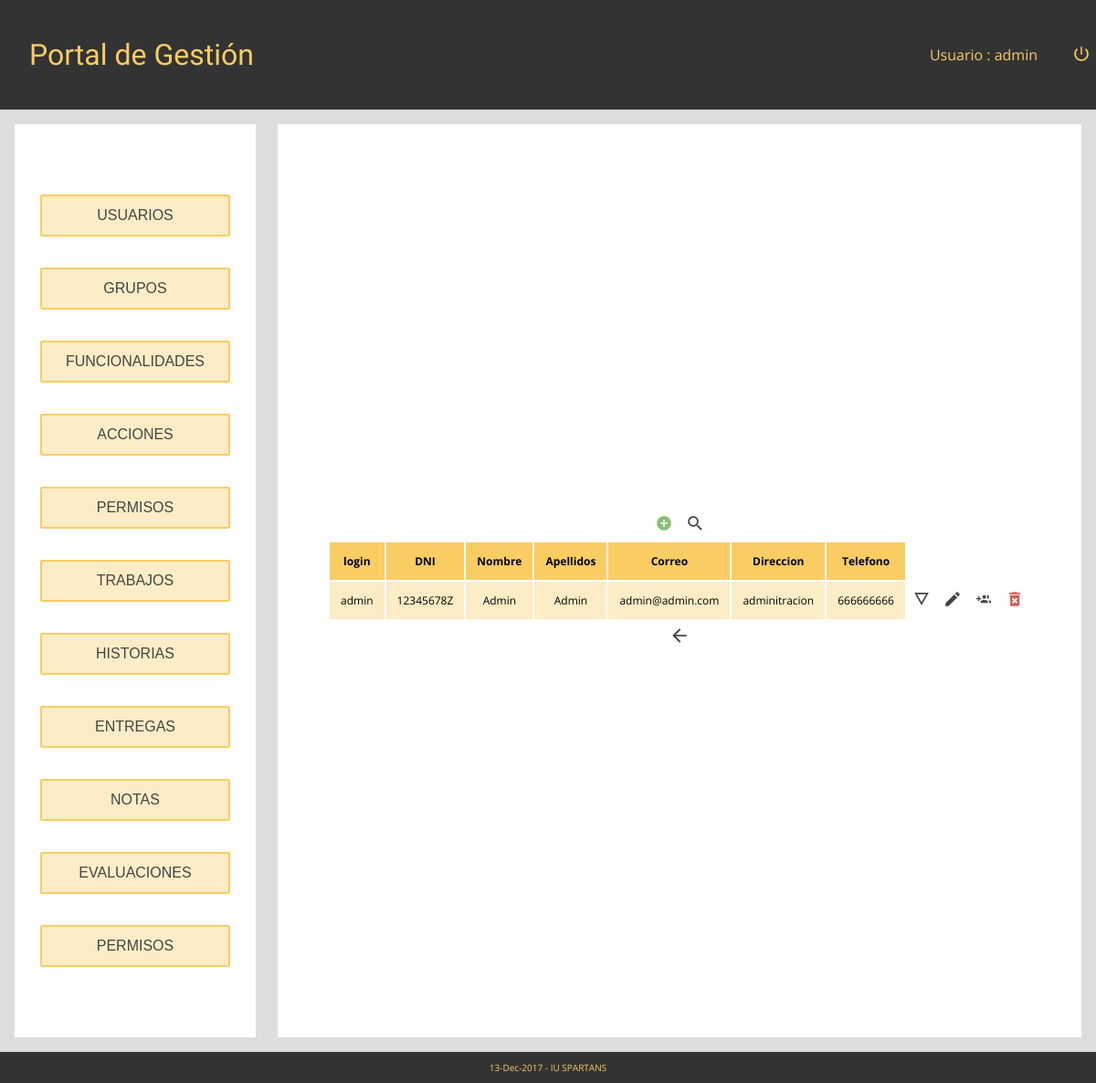
Screenshot of /Controllers/Index_Controller.php (signed in) with the database file from the repository.
### tables this page shows
CREATE TABLE `USUARIO` (
  `login` varchar(9) NOT NULL,
  `password` varchar(128) NOT NULL,
  `DNI` varchar(9) NOT NULL,
  `Nombre` varchar(30) NOT NULL,
  `Apellidos` varchar(50) NOT NULL,
  `Correo` varchar(40) NOT NULL,
  `Direccion` varchar(60) NOT NULL,
  `Telefono` varchar(11) NOT NULL
  );

### Functions/Authentication.php (called while the page is built)
<?php
function IsAuthenticated(){
	if (!isset($_SESSION['login'])){
		return false;
	}
	else{
		return true;
	}
}
?>

### Models/Access_DB.php (called while the page is built, shortened)
<?php
function ConectarBD()
	{
		$mysqli = new mysqli('localhost', 'userET3', 'passET3', 'IUET32017');
		return $mysqli;
	}
?>

### Functions/comprobarAdmin.php (called while the page is built)
<?php
include_once '../Models/GRUPOS_Model.php';
function isAdmin(){
	$GRUPOS_LOGIN = new USU_GRUPO_Model($_SESSION['login'],'');
	$gruposLogin = $GRUPOS_LOGIN->SEARCH();
	while($row = $gruposLogin->fetch_array()) {
		if($row[1] == 'Admin'){
			return true;
		}
	}
	return false;
}

### Models/GRUPOS_Model.php (called while the page is built, shortened)
<?php
class USU_GRUPO_Model{
    var $login;
    var $idGrupo;
function __construct($login,$idGrupo)
{
    $this->login=$login;
    $this->idGrupo=$idGrupo;
    include_once '../Models/Access_DB.php';
    $this->mysqli = ConectarBD();
}
	function SEARCH(){
                $sql = "SELECT * FROM USU_GRUPO WHERE ((login LIKE '%$this->login%') && (IdGrupo LIKE '%$this->idGrupo%'))";
    if (!($resultado = $this->mysqli->query($sql))){
        return 'Error en la consulta sobre la base de datos';
    }
    else{
        return $resultado;
    }
    }
}
?>

### Controllers/USUARIOS_Controller.php (called while the page is built, shortened)
<?php
include '../Models/USUARIOS_Model.php';
include '../Views/Usuario_VIEWS/Usuario_SHOWALL.php';
include_once '../Models/GRUPOS_Model.php';
	Switch ($_REQUEST['action']){
		default:
			if (!$_POST){
				$USUARIOS = new USUARIOS_Model('','','', '','','', '', '');
			}
			else{
				$USUARIOS = get_data_form();
			}
			$datos = $USUARIOS->SEARCH();
			$lista = array('login', 'DNI', 'Nombre', 'Apellidos', 'Correo', 'Direccion','Telefono');
			new Usuario_SHOWALL($lista, $datos, '../Controllers/Index_Controller.php');
	}
?>

### Views/IndexView.php (called while the page is built, shortened)
<?php
class Index {
	function __construct(){
		$this->render();
	}
	function render(){
		include '../Views/Header.php';
		include '../Views/Footer.php';
		$Footer = new Footer();
	}
}
?>

### Models/USUARIOS_Model.php (called while the page is built, shortened)
<?php
class USUARIOS_Model {
	var $login;
	var $DNI;
	var $Nombre;
	var $Apellidos;
	var $Correo;
	var $Direccion;
	var $Telefono;
	var $mysqli;
function __construct($login,$password,$DNI,$Nombre,$Apellidos,$Correo,$Direccion,$Telefono){
	$this->login = $login;
	$this->DNI = $DNI;
	$this->Nombre = $Nombre;
	$this->Apellidos = $Apellidos;
	$this->Correo = $Correo;
	$this->Direccion = $Direccion;
	$this->Telefono = $Telefono;
	include_once '../Models/Access_DB.php';
	$this->mysqli = ConectarBD();
}
function SEARCH()
{
		$sql = "select
					login,
					DNI,
					Nombre,
					Apellidos,
					Correo,
					Direccion,
					Telefono
       			from USUARIO
    			where
    				(
					(login LIKE '%$this->login%') &&
					(DNI LIKE '%$this->DNI%') &&
	 				(Nombre LIKE '%$this->Nombre%') &&
	 				(Apellidos LIKE '%$this->Apellidos%') &&
	 				(Correo LIKE '%$this->Correo%') &&
	 				(Direccion LIKE '%$this->Direccion%') &&
	 				(Telefono LIKE '%$this->Telefono%')
    				)";
    if (!($resultado = $this->mysqli->query($sql))){
		return 'Error en la consulta sobre la base de datos';
	}
    else{
		return $resultado;
	}
}
}
?>

### Views/Usuario_VIEWS/Usuario_SHOWALL.php (the view, shortened to what this page needs)
<?php
class Usuario_SHOWALL{
    var $lista;
    var $datos;
    function __construct($lista, $datos, $indexphp){
        $this->lista = $lista;
        $this->datos = $datos;
        $this->pinta();
    }
    function pinta(){
            if (IsAuthenticated() && !isAdmin()){
            $respuesta= "No tienes permiso para acceder a esta vista";
            new Vista_MESSAGE($respuesta, '../Controllers/Index_Controller.php');
            }else{
        ?>
        <form id="formulario-showall" method="">
            <div id="botones-comunes">
                <button type = "submit" name = "action" value="ADD" title="añadir una fila"><img src="../Iconos/add.png" ></button>
                <button type = "submit" name = "action" value="SEARCH" title="buscar en la tabla"><img src="../Iconos/search.png" ></button>
            </div>
        </form>
        <table id="tabla-showall">
            <tr>
                <?php
                for ($i = 0; $i < count($this->lista); $i++) {
                    ?>
                    <th><?php echo $this->lista[$i];?></th>
                    <?php
                }
                ?>
            </tr>
            <?php
            while($row = $this->datos->fetch_array())
            {
                ?>
                <form class="formulario-tupla" method="">
                    <tr>
                        <?php
                        for ($i = 0; $i < count($this->lista); $i++) {
                            ?>
                            <td class="celda"><?php echo $row[$this->lista[$i]]?><input type="hidden" name="<?php echo $this->lista[$i]?>" value="<?php echo $row[$this->lista[$i]]?>"></td>
                            <?php
                        }
                        ?>
                        <td><button type = "submit" name = "action" value="SHOWCURRENT"  title="detalles"><img class="button-td" src="../Iconos/details.png"></img></button></td>
                        <td><button type = "submit" name = "action" value="EDIT" title="editar"><img class="button-td" src="../Iconos/edit.png" ></img></button></td>
                        <td><button type = "submit" name = "action" value="ADDGROUP" title="editar grupos"><img class="button-td" src="../Iconos/group_add.png" ></img></button></td>
                        <td><button type = "submit" name = "action" value="DELETE"  title="borrar línea"><img class="button-td" src="../Iconos/borrar.png"></img></button></td>
                    </tr>
                </form>
                <?php
            }
            ?>
        </table>
        <form id="Formulario-mensaje" action="../Controllers/Index_Controller.php" method="get">
		<button id="boton-mensaje" type='submit' name='action' title="Volver atrás"><img class="button-td" src="../Iconos/back.png" ></img></button></form>
        <?php
    }
}
}
?>

### css/index.css (style rules this page uses)
* { margin: 0px; padding: 0px; }
html { font-family: Open Sans; height: 100%; width: 100%; margin: 0px; padding: 0px; font-size: 62.5%; }
body { width: 100%; min-height: 100%; display: flex; flex-direction: column; background-color: #DDD; }
.button-td { max-width: 3.2rem; max-height: 3.2rem; }
table tr th { font-size: 1.2rem; padding: 1.2rem; background-color: #FACD63; }
.celda { font-size: 1.2rem; padding: 1.2rem; background-color: #fdedc6; text-align: center; }
button { background: none; border: none; }
#botones-comunes img { max-width: 3.2rem; max-height: 3.2rem; }

### rows the page displays
usuario: login "admin", DNI "12345678Z", Nombre "Admin", Apellidos "Admin", Correo "admin@admin.com", Direccion "adminitracion", Telefono "666666666"

### other values shown
$strings['Portal de Gestión'] "Portal de Gestión"
$strings['Usuario'] "Usuario"
$_SESSION['login'] "admin"
$this->lista[$i] "login"
$this->lista[$i] "DNI"
$this->lista[$i] "Nombre"
$this->lista[$i] "Apellidos"
$this->lista[$i] "Correo"
$this->lista[$i] "Direccion"
$this->lista[$i] "Telefono"
date("d-M-Y", mktime()) "13-Dec-2017"
